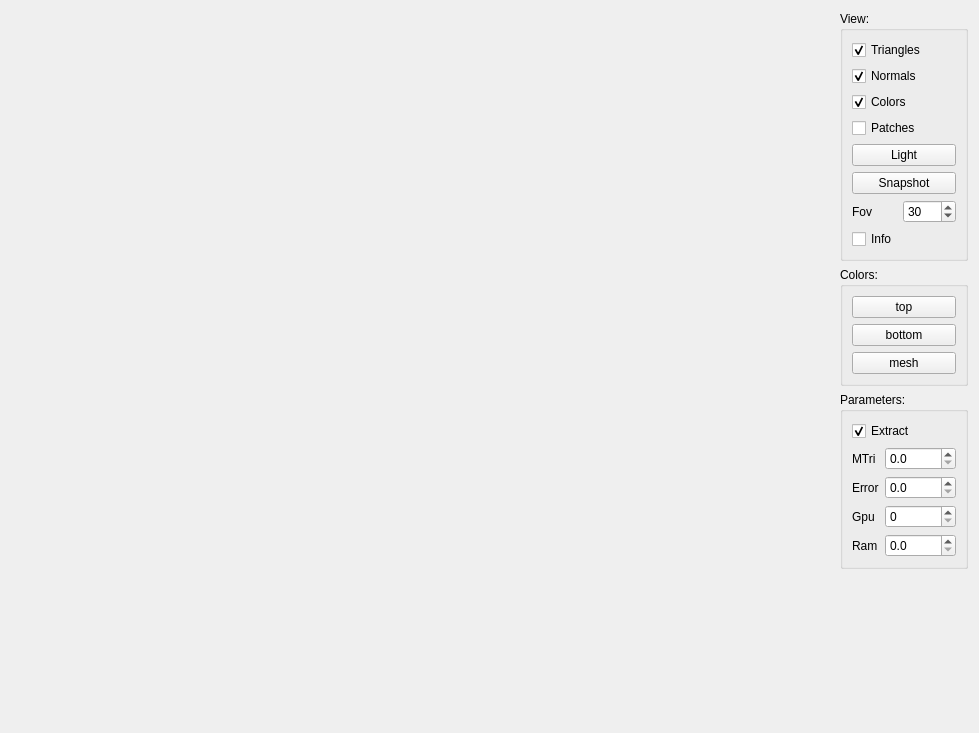
<?xml version="1.0" encoding="UTF-8"?>
<ui version="4.0">
 <class>Form</class>
 <widget class="QWidget" name="Form">
  <property name="geometry">
   <rect>
    <x>0</x>
    <y>0</y>
    <width>979</width>
    <height>733</height>
   </rect>
  </property>
  <property name="windowTitle">
   <string>NxsView - ISTI-CNR</string>
  </property>
  <property name="styleSheet">
   <string/>
  </property>
  <layout class="QGridLayout" name="gridLayout_2">
   <item row="0" column="0" rowspan="4">
    <widget class="GLNxsview" name="area" native="true">
     <property name="sizePolicy">
      <sizepolicy hsizetype="Expanding" vsizetype="Preferred">
       <horstretch>0</horstretch>
       <verstretch>0</verstretch>
      </sizepolicy>
     </property>
     <property name="minimumSize">
      <size>
       <width>800</width>
       <height>600</height>
      </size>
     </property>
    </widget>
   </item>
   <item row="0" column="1" colspan="2">
    <widget class="QGroupBox" name="groupBox_2">
     <property name="title">
      <string>View:</string>
     </property>
     <layout class="QFormLayout" name="formLayout">
      <item row="0" column="0" colspan="2">
       <widget class="QCheckBox" name="triangles">
        <property name="text">
         <string>Triangles</string>
        </property>
        <property name="checked">
         <bool>true</bool>
        </property>
       </widget>
      </item>
      <item row="1" column="0" colspan="2">
       <widget class="QCheckBox" name="normals">
        <property name="text">
         <string>Normals</string>
        </property>
        <property name="checked">
         <bool>true</bool>
        </property>
       </widget>
      </item>
      <item row="2" column="0" colspan="2">
       <widget class="QCheckBox" name="colors">
        <property name="text">
         <string>Colors</string>
        </property>
        <property name="checked">
         <bool>true</bool>
        </property>
       </widget>
      </item>
      <item row="3" column="0" colspan="2">
       <widget class="QCheckBox" name="patches">
        <property name="enabled">
         <bool>true</bool>
        </property>
        <property name="text">
         <string>Patches</string>
        </property>
        <property name="checked">
         <bool>false</bool>
        </property>
       </widget>
      </item>
      <item row="4" column="0" colspan="2">
       <widget class="QPushButton" name="light">
        <property name="text">
         <string>Light</string>
        </property>
        <property name="checkable">
         <bool>true</bool>
        </property>
       </widget>
      </item>
      <item row="5" column="0" colspan="2">
       <widget class="QPushButton" name="snapshot">
        <property name="text">
         <string>Snapshot</string>
        </property>
       </widget>
      </item>
      <item row="6" column="0">
       <widget class="QLabel" name="label_5">
        <property name="text">
         <string>Fov</string>
        </property>
       </widget>
      </item>
      <item row="6" column="1">
       <widget class="QSpinBox" name="fov">
        <property name="minimum">
         <number>5</number>
        </property>
        <property name="maximum">
         <number>120</number>
        </property>
        <property name="singleStep">
         <number>10</number>
        </property>
        <property name="value">
         <number>30</number>
        </property>
       </widget>
      </item>
      <item row="7" column="0">
       <widget class="QCheckBox" name="info">
        <property name="text">
         <string>Info</string>
        </property>
       </widget>
      </item>
     </layout>
    </widget>
   </item>
   <item row="1" column="1" colspan="2">
    <widget class="QGroupBox" name="groupBox">
     <property name="title">
      <string>Colors:</string>
     </property>
     <layout class="QGridLayout">
      <item row="0" column="0">
       <widget class="QPushButton" name="top">
        <property name="text">
         <string>top</string>
        </property>
       </widget>
      </item>
      <item row="1" column="0">
       <widget class="QPushButton" name="bottom">
        <property name="text">
         <string>bottom</string>
        </property>
       </widget>
      </item>
      <item row="2" column="0">
       <widget class="QPushButton" name="color">
        <property name="text">
         <string>mesh</string>
        </property>
       </widget>
      </item>
     </layout>
    </widget>
   </item>
   <item row="2" column="1" colspan="2">
    <widget class="QGroupBox" name="groupBox_3">
     <property name="title">
      <string>Parameters:</string>
     </property>
     <layout class="QGridLayout" name="gridLayout">
      <item row="0" column="0" colspan="2">
       <widget class="QCheckBox" name="extract">
        <property name="text">
         <string>Extract</string>
        </property>
        <property name="checked">
         <bool>true</bool>
        </property>
       </widget>
      </item>
      <item row="1" column="0">
       <widget class="QLabel" name="label_7">
        <property name="text">
         <string>MTri</string>
        </property>
       </widget>
      </item>
      <item row="1" column="1">
       <widget class="QDoubleSpinBox" name="mtri">
        <property name="decimals">
         <number>1</number>
        </property>
        <property name="maximum">
         <double>100.000000000000000</double>
        </property>
       </widget>
      </item>
      <item row="2" column="0">
       <widget class="QLabel" name="label_4">
        <property name="text">
         <string>Error</string>
        </property>
       </widget>
      </item>
      <item row="2" column="1">
       <widget class="QDoubleSpinBox" name="error">
        <property name="decimals">
         <number>1</number>
        </property>
        <property name="maximum">
         <double>100.000000000000000</double>
        </property>
       </widget>
      </item>
      <item row="3" column="0">
       <widget class="QLabel" name="label_2">
        <property name="text">
         <string>Gpu</string>
        </property>
       </widget>
      </item>
      <item row="3" column="1">
       <widget class="QDoubleSpinBox" name="gpu">
        <property name="decimals">
         <number>0</number>
        </property>
        <property name="maximum">
         <double>5000.000000000000000</double>
        </property>
       </widget>
      </item>
      <item row="4" column="0">
       <widget class="QLabel" name="label_6">
        <property name="text">
         <string>Ram</string>
        </property>
       </widget>
      </item>
      <item row="4" column="1">
       <widget class="QDoubleSpinBox" name="ram">
        <property name="decimals">
         <number>1</number>
        </property>
        <property name="maximum">
         <double>24000.000000000000000</double>
        </property>
       </widget>
      </item>
     </layout>
    </widget>
   </item>
   <item row="3" column="2">
    <spacer>
     <property name="orientation">
      <enum>Qt::Vertical</enum>
     </property>
     <property name="sizeHint" stdset="0">
      <size>
       <width>94</width>
       <height>16</height>
      </size>
     </property>
    </spacer>
   </item>
  </layout>
 </widget>
 <customwidgets>
  <customwidget>
   <class>GLNxsview</class>
   <extends>QWidget</extends>
   <header>gl_nxsview.h</header>
   <container>1</container>
  </customwidget>
 </customwidgets>
 <resources/>
 <connections/>
</ui>
